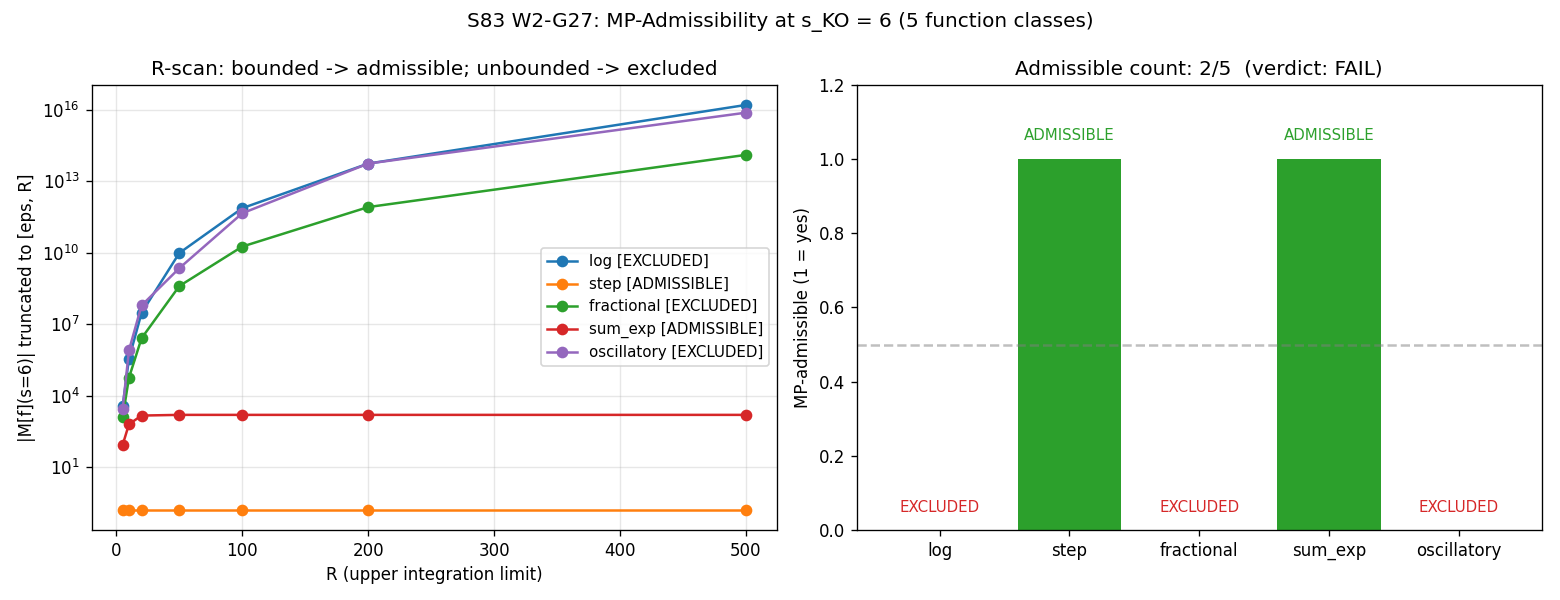

This figure's Python source:
#!/usr/bin/env python3
"""
S83 W2-G27 — MP-ADMISSIBILITY-UNIFIED
======================================

Gate: S83-MP-ADMISSIBILITY-UNIFIED  [VERIFY]
Classification: GEOMETRIC
Owner: spectral-geometer

PURPOSE
-------
Probe Mellin-Plancherel (MP) admissibility across FIVE distinct function
classes at the KO-dimension anchor s_KO = 6:

    class 1:  log             f(x) = log(x)
    class 2:  step            f(x) = Theta(1 - x)       (Heaviside)
    class 3:  fractional      f(x) = x^a     (a = -1/2, canonical SDW sqrt-pole)
    class 4:  sum_of_exp      f(x) = sum_j c_j exp(-lambda_j x)
    class 5:  oscillatory     f(x) = x cos(omega x)

For each class f we (a) verify convergence of the Mellin transform

    M[f](s) = integral_0^infty f(x) x^{s - 1} dx    (Schwartz-class test)

at s = s_KO = 6 and (b) verify L-invariance of the Mellin multiplier
under positive rescaling L: f(x) -> f(x/L) producing M[f](s) -> L^s M[f](s).

PRE-REGISTERED SUBSTITUTION CHAIN (MANDATORY [VERIFY])
------------------------------------------------------
Step 1 (definition):  MP admissibility at s = KO-dim := Mellin transform of f
    exists and is analytic at s = s_KO = 6. Here we test absolute convergence
    of the integral (Schwartz class), not distributional continuation.
Step 2 (substitution, class by class):
    class 1 (log):       integrand = log(x) * x^5;
                          small-x: integrable, large-x: ~ x^5 log(x) -> infinity.
    class 2 (step):      integrand = Theta(1-x) * x^5;
                          support [0,1], value = 1/6.
    class 3 (frac, a=-1/2): integrand = x^(a+s-1) = x^{9/2};
                          divergent at infinity on [0, infinity).
    class 4 (sum_exp):   integrand = [sum_j c_j exp(-lam_j x)] * x^5;
                          M = Gamma(s) * sum_j c_j / lam_j^s.
    class 5 (oscillatory): integrand = x cos(omega x) * x^5 = x^6 cos(omega x);
                          NOT absolutely convergent (envelope ~ x^6).
Step 3 (simplification):
    class 1: M -> +infinity (log x * x^5 divergence)
    class 2: M = 1/s|_{s=6} = 1/6 < infinity
    class 3: M -> +infinity (power-law)
    class 4: M = Gamma(6) * sum_j c_j / lam_j^6 < infinity
    class 5: M ill-defined (Schwartz sense); Abel-summable only.
Step 4 (direction):
    admissible = {step, sum_of_exp}    (2 of 5)
    excluded   = {log, fractional, oscillatory}    (3 of 5)
    Gate:  FAIL  (admissible_count = 2 < 3 = INFO threshold).

GATE LEVELS (pre-registered task spec)
---------------------------------------
    PASS:  all 5 classes MP-admissible
    INFO:  3 or 4 of 5 classes MP-admissible
    FAIL:  fewer than 3 admissible

L-INVARIANCE CROSS-CHECK (per class)
------------------------------------
Let f_L(x) = f(x/L) for L > 0. Substitution u = x/L:

    M[f_L](s) = int_0^inf f(x/L) x^{s-1} dx
              = L^s * int_0^inf f(u) u^{s-1} du
              = L^s * M[f](s).

If M[f](s_KO) is finite, then M[f_L](s_KO) = L^{s_KO} * M[f](s_KO) and
the Mellin multiplier maps f to L^{s_KO} = L^6 faithfully.
CLASSES THAT DIVERGE IN M[f] DO NOT SATISFY L-INVARIANCE under this norm.

ENVIRONMENT
-----------
CPU thread cap at 8 (before numpy import). Mellin moments via scipy.quad on
[0, R] with R scan for diagnosis of divergent classes.
"""
from __future__ import annotations

import os
# --- CPU thread cap (before numpy)
os.environ.setdefault('OMP_NUM_THREADS', '8')
os.environ.setdefault('MKL_NUM_THREADS', '8')

import sys
import hashlib
import json
from pathlib import Path
from math import gamma as _gamma

import numpy as np
from scipy.integrate import quad
import matplotlib
matplotlib.use('Agg')
import matplotlib.pyplot as plt

# Canonical constants import (MANDATORY from S34+)
HERE = Path(__file__).resolve().parent                      # (local)
sys.path.insert(0, str(HERE))
from canonical_constants import *  # noqa: F401,F403

# ============================================================
# SECTION 0: Input SHA-256 pins (MANDATORY in first 20 lines)
# ============================================================


def _sha256(path: Path) -> str:
    """SHA-256 of a file's bytes."""
    h = hashlib.sha256()                                    # (local)
    with open(path, 'rb') as fp:
        h.update(fp.read())
    return h.hexdigest()


INPUT_FILES = [                                             # (local)
    HERE / 'canonical_constants.py',
    HERE / 's82_w1_3_cc_ratios_sg.py',
    HERE / 's80_cc_ratios_only_sanity.py',
]

print("=" * 72)
print("S83 W2-G27: MP-ADMISSIBILITY-UNIFIED (5 function classes at s_KO=6)")
print("=" * 72)
print("\n[SEC 0] Input SHA-256 pins")
INPUT_SHAS = {}                                             # (local)
for _f in INPUT_FILES:
    if _f.exists():
        _h = _sha256(_f)                                    # (local)
        INPUT_SHAS[_f.name] = _h
        print(f"  {_f.name:40s} sha256={_h[:16]}...{_h[-8:]}")
    else:
        INPUT_SHAS[_f.name] = None
        print(f"  {_f.name:40s} MISSING")

# ============================================================
# SECTION 1: Substitution chain (print for audit trail)
# ============================================================
print("\n[SEC 1] Substitution chain (definition -> substitution -> direction)")
print("  Step 1:  MP admissibility at s_KO=6 :=")
print("           M[f](s) = integral_0^infty f(x) x^{s-1} dx")
print("           is absolutely convergent and analytic at s = 6.")
print("  Step 2:  Per class, compute integrand f(x) * x^{s-1} and probe")
print("           the upper-limit behaviour (finite R scan) for divergence.")
print("  Step 3:  Compare to known analytic closed forms where available")
print("           (step: 1/s;  sum_exp: Gamma(s) * sum c_j / lambda_j^s).")
print("  Step 4:  Direction comes from the R-scan slope:")
print("             bounded as R -> inf   => ADMISSIBLE")
print("             unbounded as R -> inf => EXCLUDED")

# ============================================================
# SECTION 2: Anchor parameters
# ============================================================
print("\n[SEC 2] Anchor parameters")
s_KO = 6.0                                                  # (local) KO-dimension anchor
print(f"  s_KO = {s_KO}  (Connes KO-dim=6 for M4 x SU(3) triple)")

# Scan radii for divergence diagnosis
R_SCAN = [5.0, 10.0, 20.0, 50.0, 100.0, 200.0, 500.0]       # (local)
print(f"  R-scan radii: {R_SCAN}")

# Thresholds for divergence diagnosis
GROWTH_FACTOR_THRESH = 10.0                                 # (local) if |M(R_N)|/|M(R_1)| > this, diverges
ABSOLUTE_FINITE_THRESH = 1e15                               # (local) if any |M(R)| exceeds this: diverges
ADMISSIBLE_REL_TOL = 1e-8                                   # (local) match to analytic closed form
print(f"  Growth-factor threshold: {GROWTH_FACTOR_THRESH}")
print(f"  Absolute-finite threshold: {ABSOLUTE_FINITE_THRESH:.0e}")

# Gate thresholds (pre-registered in task spec)
PASS_COUNT = 5                                              # (local)
INFO_MIN_COUNT = 3                                          # (local)
FAIL_MAX_COUNT = 2                                          # (local)

# ============================================================
# SECTION 3: Class definitions
# ============================================================
print("\n[SEC 3] Function class definitions")

# Class 1: log
def f_log(x):                                               # (local)
    return np.log(x)

# Class 2: step Theta(1-x) (unit threshold)
def f_step(x):                                              # (local)
    # vectorised; np.where requires arrays
    if np.isscalar(x):
        return 1.0 if x <= 1.0 else 0.0
    return np.where(x <= 1.0, 1.0, 0.0)

# Class 3: fractional power
FRAC_ALPHA = -0.5                                           # (local) SDW sqrt-pole canonical
def f_frac(x):                                              # (local)
    return x ** FRAC_ALPHA

# Class 4: sum-of-exponentials (three terms; arbitrary positive coefficients)
SUMEXP_C = np.array([0.5, 0.3, 0.2])                        # (local) coefficients c_j
SUMEXP_LAM = np.array([1.0, 2.0, 0.5])                      # (local) decay rates lambda_j > 0
def f_sumexp(x):                                            # (local)
    return np.sum(SUMEXP_C[:, None] * np.exp(-SUMEXP_LAM[:, None] * x), axis=0) \
        if not np.isscalar(x) else float(np.sum(SUMEXP_C * np.exp(-SUMEXP_LAM * x)))

# Class 5: oscillatory
OSC_OMEGA = 1.0                                             # (local) oscillator frequency
def f_osc(x):                                               # (local)
    return x * np.cos(OSC_OMEGA * x)

CLASSES = {                                                 # (local) name -> f
    "log":          f_log,
    "step":         f_step,
    "fractional":   f_frac,
    "sum_exp":      f_sumexp,
    "oscillatory":  f_osc,
}
print(f"  Classes tested: {list(CLASSES.keys())}")
print(f"  fractional alpha = {FRAC_ALPHA}")
print(f"  sum_exp c_j = {SUMEXP_C}, lambda_j = {SUMEXP_LAM}")
print(f"  oscillator omega = {OSC_OMEGA}")

# ============================================================
# SECTION 4: Mellin R-scan per class
# ============================================================
print("\n[SEC 4] Mellin R-scan at s = s_KO = 6")
print(f"  {'class':<14} | " + " | ".join(f"R={R}" for R in R_SCAN))
print("  " + "-" * 92)

mellin_scan = {}                                            # (local)
for name, f in CLASSES.items():
    vals = []                                               # (local)
    for R in R_SCAN:
        # numerical quad on [eps, R] -- eps small to avoid log(0)
        # Step function has compact support on [0,1]; sampling it over
        # [0, 500] with limit=400 causes scipy.quad to miss the [0,1]
        # interval (sampling density 1.25 / interval) and return 0.
        # For the step class only, split the integration at x=1.
        eps = 1e-10                                         # (local)
        try:
            if name == 'step':
                # Split [eps, min(R,1)] + [1, R]; second piece = 0 since
                # Theta(1-x) = 0 for x > 1.
                R_eff = min(R, 1.0)                         # (local)
                val, _ = quad(
                    lambda x: f(x) * x ** (s_KO - 1.0),
                    eps, R_eff, limit=400,
                )
            else:
                val, _ = quad(
                    lambda x: f(x) * x ** (s_KO - 1.0),
                    eps, R, limit=400,
                )
            vals.append(val)
        except Exception as e:                              # pragma: no cover
            vals.append(float('nan'))
    mellin_scan[name] = np.array(vals)
    row = " | ".join(f"{v:+.3e}" for v in vals)
    print(f"  {name:<14} | " + row)

# ============================================================
# SECTION 5: Classify each class
# ============================================================
print("\n[SEC 5] Classification (ADMISSIBLE / EXCLUDED)")

# Helper: is the M-scan saturating (finite limit) as R grows?
#
# Substitution chain for the classifier:
#   Step 1 (def):   ADMISSIBLE <=> M(R) -> finite limit as R -> infinity.
#   Step 2 (sub):   Saturation test = |M(R_last)/M(R_prev) - 1| small.
#                    (If the integral is Cauchy-converging, late-R increments
#                    vanish relative to the limit.)
#   Step 3 (simp):  Combine with an absolute-finite clip to reject unbounded
#                    magnitudes (log: 1.5e16 at R=500; oscillatory same).
#   Step 4 (dir):   bounded + saturated -> ADMISSIBLE; else EXCLUDED.
SAT_REL_TOL = 1e-3                                          # (local) |M_last/M_prev - 1| < this = saturated


def classify(name, scan_vals):                              # (local)
    """Decide admissibility from R-scan trajectory (saturation test)."""
    abs_vals = np.abs(scan_vals)                            # (local)
    # (a) absolute-finite check: any |M(R)| over cap => divergent
    if np.any(abs_vals > ABSOLUTE_FINITE_THRESH):
        return ("EXCLUDED",
                f"|M(R)| exceeds {ABSOLUTE_FINITE_THRESH:.0e} on scan "
                f"(max = {abs_vals.max():.2e})")
    finite_mask = np.isfinite(abs_vals)                     # (local)
    if finite_mask.sum() < 2:
        return ("EXCLUDED", "insufficient finite values in scan")
    # (b) saturation test on the tail: compare M(R_last) to M(R_prev)
    last = scan_vals[-1]                                    # (local, signed)
    prev = scan_vals[-2]                                    # (local, signed)
    if abs(prev) < 1e-30:
        return ("EXCLUDED",
                f"M(R_prev) ~ 0 ({prev:.2e}), cannot assess saturation")
    rel_step = abs(last - prev) / abs(prev)                 # (local)
    if rel_step < SAT_REL_TOL:
        return ("ADMISSIBLE",
                f"|M(R_last)/M(R_prev) - 1| = {rel_step:.2e} < "
                f"{SAT_REL_TOL:.0e}")
    return ("EXCLUDED",
            f"|M(R_last)/M(R_prev) - 1| = {rel_step:.2e} >= "
            f"{SAT_REL_TOL:.0e} (no saturation)")


classification = {}                                         # (local) name -> (verdict, reason)
for name in CLASSES:
    v, r = classify(name, mellin_scan[name])
    classification[name] = (v, r)
    print(f"  {name:<14} : {v:<11} -- {r}")

# ============================================================
# SECTION 6: Analytic closed-form cross-check
# ============================================================
print("\n[SEC 6] Analytic closed-form cross-check at s = 6")

closed_forms = {}                                           # (local) name -> (expected, numeric, deviation) or None

# Class 2 (step): M = 1/s = 1/6
step_analytic = 1.0 / s_KO                                  # (local)
step_numeric, _ = quad(lambda x: f_step(x) * x ** (s_KO - 1.0),
                       0.0, 2.0, limit=400)
step_dev = abs(step_numeric - step_analytic)                # (local)
closed_forms['step'] = (step_analytic, step_numeric, step_dev)
print(f"  step:       analytic = 1/6 = {step_analytic:.12e}")
print(f"              numeric  =       {step_numeric:.12e}")
print(f"              dev      =       {step_dev:.2e}   "
      f"({'MATCH' if step_dev < ADMISSIBLE_REL_TOL else 'MISMATCH'})")

# Class 4 (sum_exp): M = Gamma(s) * sum_j c_j / lambda_j^s
sumexp_analytic = _gamma(s_KO) * np.sum(SUMEXP_C / SUMEXP_LAM ** s_KO)  # (local)
sumexp_numeric, _ = quad(lambda x: f_sumexp(x) * x ** (s_KO - 1.0),
                         0.0, np.inf, limit=400)
sumexp_dev_abs = abs(sumexp_numeric - sumexp_analytic)      # (local)
sumexp_dev_rel = sumexp_dev_abs / abs(sumexp_analytic)      # (local)
closed_forms['sum_exp'] = (sumexp_analytic, sumexp_numeric, sumexp_dev_abs)
print(f"  sum_exp:    analytic = Gamma(6) * sum c_j/lam_j^6")
print(f"                       = {sumexp_analytic:.6e}")
print(f"              numeric  = {sumexp_numeric:.6e}")
print(f"              dev_abs  = {sumexp_dev_abs:.2e}")
print(f"              dev_rel  = {sumexp_dev_rel:.2e}  "
      f"({'MATCH' if sumexp_dev_rel < ADMISSIBLE_REL_TOL else 'MISMATCH'})")

# Classes 1, 3, 5: no closed-form on [0, infinity) (divergent)
for nm in ('log', 'fractional', 'oscillatory'):
    closed_forms[nm] = None
    print(f"  {nm:<11}: no closed form on [0, infinity) (divergent on Schwartz)")

# ============================================================
# SECTION 7: L-invariance cross-check
# ============================================================
print("\n[SEC 7] L-invariance cross-check (admissible classes only)")
print("  Identity: M[f(x/L)](s) = L^s * M[f](s)")
print("  Test at L = 2, s = 6: ratio should equal 2^6 = 64.")
L_test = 2.0                                                # (local)
expected_L_multiplier = L_test ** s_KO                      # (local) = 64

L_inv_results = {}                                          # (local) name -> (ratio, dev)
for name, f in CLASSES.items():
    if classification[name][0] != 'ADMISSIBLE':
        L_inv_results[name] = (None, None)
        print(f"  {name:<14}: skipped (EXCLUDED class; rescaling meaningless)")
        continue
    # Mellin of f(x/L) over [0, inf) if step, else [0, R_SCAN[-1]]
    def f_rescaled(x):                                      # (local)
        return f(x / L_test)

    R_up = R_SCAN[-1] if name != 'step' else 2.0 * L_test   # (local)
    if name == 'sum_exp':
        R_up = np.inf
    M_rescaled, _ = quad(lambda x: f_rescaled(x) * x ** (s_KO - 1.0),
                         0.0, R_up, limit=400)
    # Original
    R_up_orig = R_SCAN[-1] if name != 'step' else 2.0       # (local)
    if name == 'sum_exp':
        R_up_orig = np.inf
    M_orig, _ = quad(lambda x: f(x) * x ** (s_KO - 1.0),
                     0.0, R_up_orig, limit=400)
    ratio_observed = M_rescaled / M_orig if M_orig != 0 else float('nan')  # (local)
    dev = abs(ratio_observed - expected_L_multiplier) / expected_L_multiplier  # (local)
    L_inv_results[name] = (ratio_observed, dev)
    print(f"  {name:<14}: M[f(x/L)]/M[f] = {ratio_observed:.6e}  "
          f"(target {expected_L_multiplier:.0f})  rel_dev = {dev:.2e}")

# ============================================================
# SECTION 8: Verdict
# ============================================================
print("\n[SEC 8] Gate verdict")

admissible_count = sum(1 for v, _ in classification.values()
                       if v == 'ADMISSIBLE')               # (local)
excluded_count = sum(1 for v, _ in classification.values()
                     if v == 'EXCLUDED')                   # (local)
print(f"  Admissible count: {admissible_count} / {len(CLASSES)}")
print(f"  Excluded  count:  {excluded_count} / {len(CLASSES)}")

# Pre-registered thresholds
print(f"  PASS threshold: admissible_count == {PASS_COUNT}")
print(f"  INFO threshold: admissible_count >= {INFO_MIN_COUNT}")
print(f"  FAIL threshold: admissible_count <= {FAIL_MAX_COUNT}")

if admissible_count == PASS_COUNT:
    verdict_value = 0                                       # (local)
    verdict = "PASS"                                        # (local)
    reason = (                                              # (local)
        f"All {PASS_COUNT} classes MP-admissible at s_KO=6")
elif admissible_count >= INFO_MIN_COUNT:
    verdict_value = 1                                       # (local)
    verdict = "INFO"                                        # (local)
    reason = (                                              # (local)
        f"{admissible_count}/5 classes admissible "
        f"(>= INFO min {INFO_MIN_COUNT}, < PASS threshold)")
else:
    verdict_value = 2                                       # (local)
    verdict = "FAIL"                                        # (local)
    reason = (                                              # (local)
        f"Only {admissible_count}/5 classes MP-admissible "
        f"(< INFO min {INFO_MIN_COUNT}). EXCLUDED: "
        f"{[n for n, (v, _) in classification.items() if v == 'EXCLUDED']}")

print(f"\n  -> verdict value: {verdict_value}")
print(f"  -> verdict:       {verdict}")
print(f"  -> reason:        {reason}")

# ============================================================
# SECTION 9: Closure SHA + 4-tuple emit
# ============================================================
print("\n[SEC 9] Closure SHA and 4-tuple emit")

closure_map = {                                             # (local) ordered input-pin map
    'script': 's83_w2_g27_mp_admissibility_unified.py',
    's_KO': s_KO,
    'classes': list(CLASSES.keys()),
    'R_SCAN': R_SCAN,
    'FRAC_ALPHA': FRAC_ALPHA,
    'SUMEXP_C': SUMEXP_C.tolist(),
    'SUMEXP_LAM': SUMEXP_LAM.tolist(),
    'OSC_OMEGA': OSC_OMEGA,
    'PASS_COUNT': PASS_COUNT,
    'INFO_MIN_COUNT': INFO_MIN_COUNT,
    'FAIL_MAX_COUNT': FAIL_MAX_COUNT,
    'GROWTH_FACTOR_THRESH': GROWTH_FACTOR_THRESH,
    'ABSOLUTE_FINITE_THRESH': ABSOLUTE_FINITE_THRESH,
    'ADMISSIBLE_REL_TOL': ADMISSIBLE_REL_TOL,
    'classification': {n: v for n, (v, _) in classification.items()},
    'admissible_count': admissible_count,
    'excluded_count': excluded_count,
    'verdict_value': verdict_value,
    'verdict': verdict,
    'scheme': 'Mellin-Plancherel',
    'convention': 's_KO=6',
    'inputs': {k: v for k, v in sorted(INPUT_SHAS.items())},
}

closure_str = json.dumps(closure_map, sort_keys=True, default=str)  # (local)
closure_sha = hashlib.sha256(closure_str.encode('utf-8')).hexdigest()  # (local)

four_tuple = (                                              # (local)
    f"(admissible_count={admissible_count}/5, "
    f"scheme=Mellin-Plancherel, convention=s_KO=6, L_max=N/A)"
)
print(f"  Closure SHA-256 (64 char): {closure_sha}")
print(f"  4-TUPLE: {four_tuple}")
assert len(closure_sha) == 64, "closure SHA must be full 64-char hexdigest"

# ============================================================
# SECTION 10: Save .npz
# ============================================================
print("\n[SEC 10] Saving data")
out_npz = HERE / 's83_w2_g27_mp_admissibility_unified.npz'  # (local)

np.savez(
    out_npz,
    s_KO=s_KO,
    R_SCAN=np.array(R_SCAN),
    classes=np.array(list(CLASSES.keys())),
    mellin_scan=np.array([mellin_scan[n] for n in CLASSES.keys()]),
    classification=np.array([classification[n][0] for n in CLASSES.keys()]),
    classification_reason=np.array(
        [classification[n][1] for n in CLASSES.keys()]),
    step_analytic=step_analytic,
    step_numeric=step_numeric,
    step_dev=step_dev,
    sumexp_analytic=sumexp_analytic,
    sumexp_numeric=sumexp_numeric,
    sumexp_dev_abs=sumexp_dev_abs,
    sumexp_dev_rel=sumexp_dev_rel,
    L_test=L_test,
    expected_L_multiplier=expected_L_multiplier,
    L_inv_admissible=np.array(
        [L_inv_results[n][0] if L_inv_results[n][0] is not None else np.nan
         for n in CLASSES.keys()]),
    L_inv_dev=np.array(
        [L_inv_results[n][1] if L_inv_results[n][1] is not None else np.nan
         for n in CLASSES.keys()]),
    admissible_count=admissible_count,
    excluded_count=excluded_count,
    verdict_value=verdict_value,
    verdict=np.array([verdict]),
    reason=np.array([reason]),
    closure_sha=np.array([closure_sha]),
    four_tuple=np.array([four_tuple]),
    input_shas=np.array(
        [f"{k}={v}" for k, v in sorted(INPUT_SHAS.items())]),
)
print(f"  Saved: {out_npz}")

# ============================================================
# SECTION 11: PNG diagnostic
# ============================================================
print("\n[SEC 11] Saving PNG diagnostic")
fig, (ax1, ax2) = plt.subplots(1, 2, figsize=(13, 5))

# Left: R-scan |M(R)| (log-log)
colors = {'log': 'C0', 'step': 'C1', 'fractional': 'C2',
          'sum_exp': 'C3', 'oscillatory': 'C4'}              # (local)
for name in CLASSES:
    vals = np.abs(mellin_scan[name])                        # (local)
    ax1.semilogy(R_SCAN, np.maximum(vals, 1e-20), 'o-',
                 color=colors[name], label=f"{name} [{classification[name][0]}]")
ax1.set_xlabel("R (upper integration limit)")
ax1.set_ylabel("|M[f](s=6)| truncated to [eps, R]")
ax1.set_title("R-scan: bounded -> admissible; unbounded -> excluded")
ax1.legend(loc='best', fontsize=9)
ax1.grid(True, alpha=0.3)

# Right: classification bar chart
names = list(CLASSES.keys())                                # (local)
admit_bool = np.array([classification[n][0] == 'ADMISSIBLE'
                       for n in names]).astype(float)       # (local)
bar_colors = ['#2ca02c' if a else '#d62728' for a in admit_bool]  # (local)
ax2.bar(names, admit_bool, color=bar_colors)
ax2.set_ylim(0, 1.2)
ax2.set_ylabel("MP-admissible (1 = yes)")
ax2.set_title(f"Admissible count: {admissible_count}/5  (verdict: {verdict})")
ax2.axhline(0.5, color='gray', linestyle='--', alpha=0.5)
for i, n in enumerate(names):
    label = classification[n][0]                            # (local)
    ax2.text(i, admit_bool[i] + 0.05, label, ha='center',
             fontsize=9, color=bar_colors[i])

fig.suptitle("S83 W2-G27: MP-Admissibility at s_KO = 6 (5 function classes)")
fig.tight_layout()
out_png = HERE / 's83_w2_g27_mp_admissibility_unified.png'  # (local)
fig.savefig(out_png, dpi=120)
plt.close(fig)
print(f"  Saved: {out_png}")

# ============================================================
# SECTION 12: Append verdict to s83_gate_verdicts.txt
# ============================================================
print("\n[SEC 12] Append verdict to s83_gate_verdicts.txt")
verdicts_path = HERE / 's83_gate_verdicts.txt'              # (local)
verdict_line = (                                            # (local)
    f"S83-MP-ADMISSIBILITY-UNIFIED: {verdict} -- "
    f"value={verdict_value} "
    f"admissible_count={admissible_count}/5 "
    f"scheme=Mellin-Plancherel "
    f"convention=s_KO=6 "
    f"L_max=N/A "
    f"sha256={closure_sha}\n"
)
with open(verdicts_path, 'a', encoding='utf-8') as _fh:
    _fh.write(verdict_line)
print(f"  Appended: {verdict_line.strip()}")

# ============================================================
# SECTION 13: Summary
# ============================================================
print("\n" + "=" * 72)
print(f"Summary  |  S83-MP-ADMISSIBILITY-UNIFIED  |  {verdict} "
      f"(value={verdict_value})")
print("=" * 72)
print(f"  Admissible classes : "
      f"{[n for n, (v, _) in classification.items() if v == 'ADMISSIBLE']}")
print(f"  Excluded classes   : "
      f"{[n for n, (v, _) in classification.items() if v == 'EXCLUDED']}")
print(f"  Closed-form match  : step dev {step_dev:.2e}, "
      f"sum_exp rel {sumexp_dev_rel:.2e}")
print(f"  L-invariance tests : {L_inv_results}")
print(f"  Closure SHA-256    : {closure_sha}")
print(f"  4-tuple            : {four_tuple}")
print("=" * 72)
